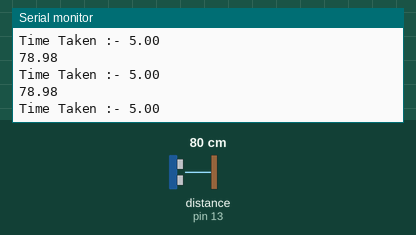
A sketch run on a simulated Arduino Uno, built with avr-gcc and run on an emulated ATmega328P. On the bench: the last lines printed to the serial monitor. Wiring (inferred from the names in the program): ultrasonic range finder: trigger pin 12; echo pin 13. The inputs (shaded band) are chosen by the test bench; at power-on: distance to the obstacle (sensor on pin 13) 80 cm. The echo pulse lasts 58.3 µs per cm.

Above: at 1.2 s.
1.3 s: distance to the obstacle (sensor on pin 13) set to 250 cm
At 1.51 s:
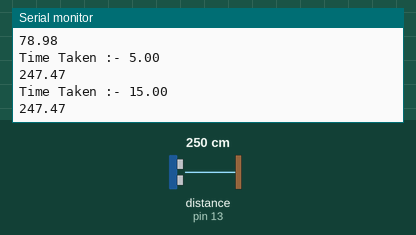
4.3 s: distance to the obstacle (sensor on pin 13) set to 35 cm
At 4.4 s:
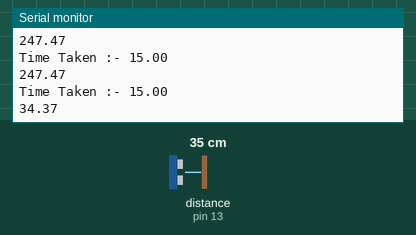
Timing chart, 0 to 7.3 s (numbered marks = the images above; inputs shaded):
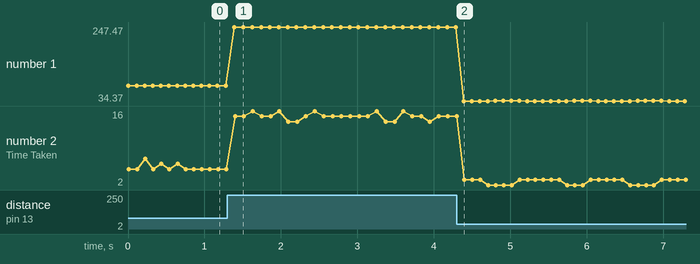

The sketch:

ultrasonic_sensor_timeout_test.ino
```cpp
int trig=12;
int echo=13;
float val;
float t;

void setup()
{
  Serial.begin(9600);
}

void loop()
{
  t=millis();
  val=readL();
  t=millis()-t;
  Serial.println(val);
  Serial.println(("Time Taken :- "+String(t)));
  delay(100);
}

float readL()
{
  float dist;
  long duration, inches;
  pinMode(trig, OUTPUT);
  digitalWrite(trig, LOW);
  delayMicroseconds(2);
  digitalWrite(trig, HIGH);
  delayMicroseconds(10);
  digitalWrite(trig, LOW);
  pinMode(echo, INPUT);
  duration = pulseIn(echo, HIGH);
  dist=duration*0.017;
  //return dist;
  return (dist>=2&&dist<=400)?dist:(-1);
}
```

Measured:
- after the input at 1.3 s, the serial monitor: prints a new line after 0.09 s (image 1)
- after the input at 4.3 s, the serial monitor: prints a new line after 0.09 s (image 2)
- plotted number 1: 78.98 → 247.47 after the input at 1.3 s, 247.47 → 34.39 after the input at 4.3 s
- plotted number 2: 5 → 15 after the input at 1.3 s, 15 → 3 after the input at 4.3 s
